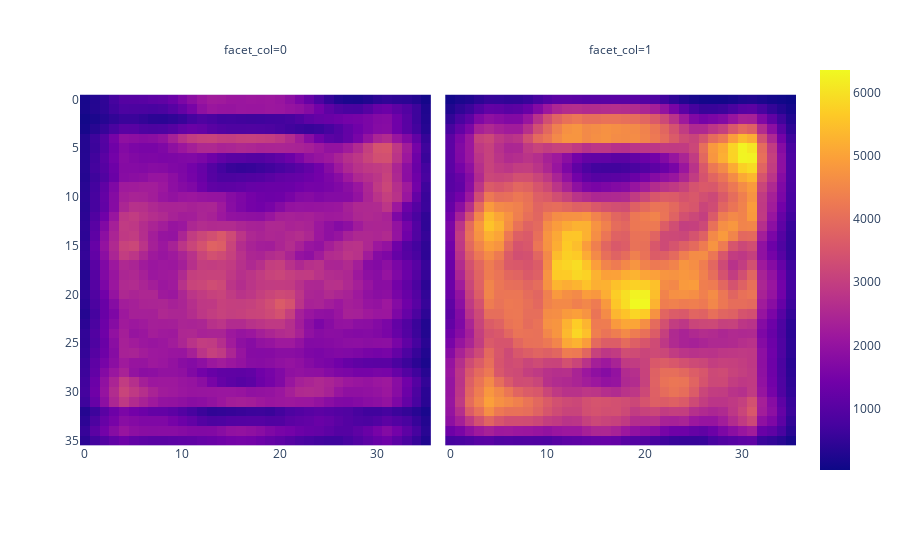

Notebook cell for this chart:
### Code cell
def valid_correlate(inputs:np.ndarray, kernels:np.ndarray) -> np.ndarray:
    return np.einsum(
        "bijcxy, kxyc -> bijk",
        sliding_window_view(inputs, (kernels.shape[1], kernels.shape[1]), (1, 2)),
        kernels
    )

def full_convolve(inputs:np.ndarray, k:np.ndarray) -> np.ndarray:
    pad = ((0, 0), (k.shape[1]-1, k.shape[1]-1), (k.shape[2]-1, k.shape[2]-1), (0, 0))
    return valid_correlate(np.pad(inputs, pad, "constant"), np.flip(k, (1, 2)))

convolutions = full_convolve(images, kernels)
px.imshow(convolutions[2], facet_col=2)

### Figure 1 — Plotly figure (JSON) as saved in the notebook; plotly's stock layout.template omitted (floating-point values rounded to 4 significant figures; data arrays with more than 128 entries replaced by an {"elided": "..."} marker saying what was removed)
{"data": [{"coloraxis": "coloraxis", "hovertemplate": "x: %{x}<br>y: %{y}<br>color: %{z}<extra></extra>", "name": "0", "type": "heatmap", "xaxis": "x", "yaxis": "y", "z": {"elided": "36x36 int values"}}, {"coloraxis": "coloraxis", "hovertemplate": "x: %{x}<br>y: %{y}<br>color: %{z}<extra></extra>", "name": "1", "type": "heatmap", "xaxis": "x2", "yaxis": "y2", "z": {"elided": "36x36 float values"}}], "layout": {"annotations": [{"font": {}, "showarrow": false, "text": "facet_col=0", "x": 0.245, "xanchor": "center", "xref": "paper", "y": 1, "yanchor": "bottom", "yref": "paper"}, {"font": {}, "showarrow": false, "text": "facet_col=1", "x": 0.755, "xanchor": "center", "xref": "paper", "y": 1, "yanchor": "bottom", "yref": "paper"}], "coloraxis": {"colorscale": [[0, "#0d0887"], [0.1111, "#46039f"], [0.2222, "#7201a8"], [0.3333, "#9c179e"], [0.4444, "#bd3786"], [0.5556, "#d8576b"], [0.6667, "#ed7953"], [0.7778, "#fb9f3a"], [0.8889, "#fdca26"], [1, "#f0f921"]]}, "margin": {"t": 60}, "xaxis": {"anchor": "y", "constrain": "domain", "domain": [0, 0.49], "scaleanchor": "y"}, "xaxis2": {"anchor": "y2", "domain": [0.51, 1], "matches": "x"}, "yaxis": {"anchor": "x", "autorange": "reversed", "constrain": "domain", "domain": [0, 1]}, "yaxis2": {"anchor": "x2", "domain": [0, 1], "matches": "y", "showticklabels": false}}}
